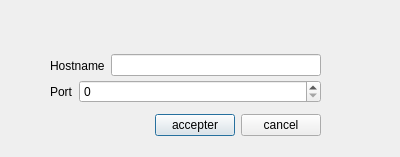
<?xml version="1.0" encoding="UTF-8"?>
<ui version="4.0">
 <class>DuMessengerConnectionDialog</class>
 <widget class="QDialog" name="DuMessengerConnectionDialog">
  <property name="geometry">
   <rect>
    <x>0</x>
    <y>0</y>
    <width>400</width>
    <height>157</height>
   </rect>
  </property>
  <property name="windowTitle">
   <string>Dialog</string>
  </property>
  <widget class="QWidget" name="layoutWidget">
   <property name="geometry">
    <rect>
     <x>50</x>
     <y>110</y>
     <width>271</width>
     <height>31</height>
    </rect>
   </property>
   <layout class="QHBoxLayout" name="horizontalLayout_2">
    <item>
     <spacer name="horizontalSpacer">
      <property name="orientation">
       <enum>Qt::Horizontal</enum>
      </property>
      <property name="sizeHint" stdset="0">
       <size>
        <width>40</width>
        <height>20</height>
       </size>
      </property>
     </spacer>
    </item>
    <item>
     <widget class="QPushButton" name="pb_accepter">
      <property name="text">
       <string>accepter</string>
      </property>
     </widget>
    </item>
    <item>
     <widget class="QPushButton" name="pb_cancel">
      <property name="text">
       <string>cancel</string>
      </property>
     </widget>
    </item>
   </layout>
  </widget>
  <widget class="QWidget" name="layoutWidget_2">
   <property name="geometry">
    <rect>
     <x>50</x>
     <y>80</y>
     <width>271</width>
     <height>31</height>
    </rect>
   </property>
   <layout class="QFormLayout" name="formLayout">
    <item row="0" column="0">
     <widget class="QLabel" name="label">
      <property name="text">
       <string>Port</string>
      </property>
     </widget>
    </item>
    <item row="0" column="1">
     <widget class="QSpinBox" name="port">
      <property name="maximum">
       <number>999999999</number>
      </property>
     </widget>
    </item>
   </layout>
  </widget>
  <widget class="QWidget" name="layoutWidget_3">
   <property name="geometry">
    <rect>
     <x>50</x>
     <y>50</y>
     <width>271</width>
     <height>31</height>
    </rect>
   </property>
   <layout class="QHBoxLayout" name="horizontalLayout">
    <item>
     <widget class="QLabel" name="label_3">
      <property name="text">
       <string>Hostname</string>
      </property>
     </widget>
    </item>
    <item>
     <widget class="QLineEdit" name="hostname"/>
    </item>
   </layout>
  </widget>
 </widget>
 <resources/>
 <connections/>
</ui>
